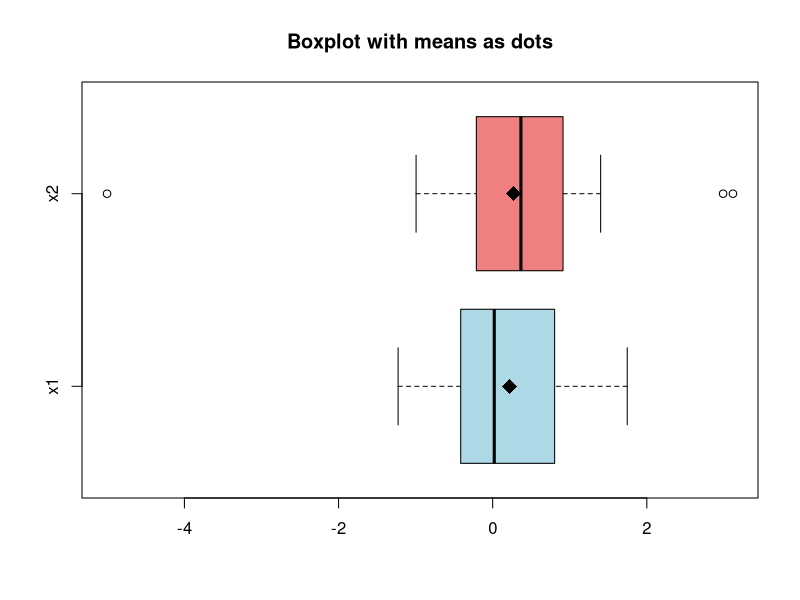
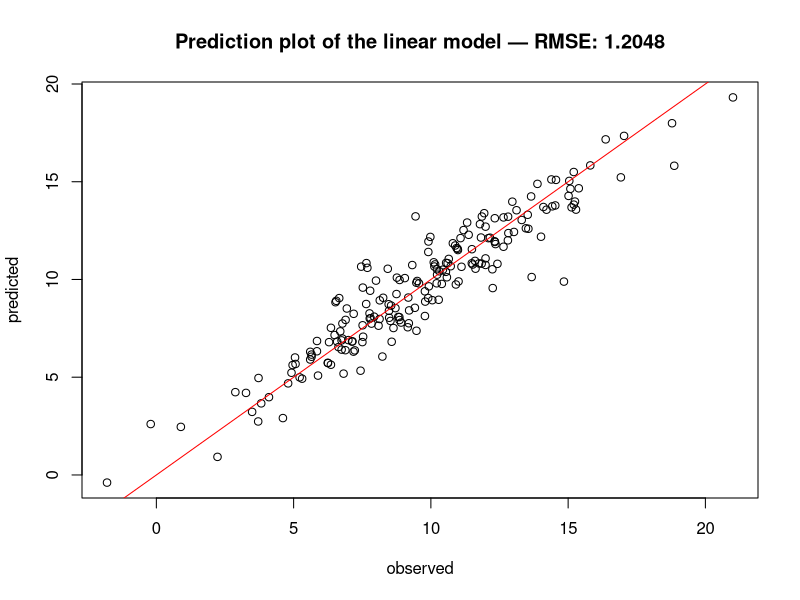

The R source for these figures, in order:
## ---- chunk 1
library("tidyverse")
library(knitr)

# Custom print function
print_ <- function(...) print(paste(...))

set.seed(11721138)
## ---- chunk 2
x1 <- c(-0.673, -0.584, 0.572, -0.341, -0.218, 0.603, -0.415, -0.013, 0.763, 0.804, 0.054, 1.746, -0.472, 1.638, -0.578, 0.947, -0.329, -0.188, 0.794, 0.894, -1.227, 1.059)
x2 <- c(0.913, -0.639, 2.99, -5.004, 3.118, 0.1, 1.128, 0.579, 0.32, -0.488, -0.994, -0.212, 0.413, 1.401, 0.007, 0.568, -0.005, 0.696)

data.frame(
  Sample=c("x1", "x2"), 
  Mean = c(mean(x1), mean(x2))
) %>% kable()

## ---- chunk 3

# Means
mean_x1 <- mean(x1)
mean_x2 <- mean(x2)

boxplot(x1, x2, 
        horizontal = TRUE, 
        names = c("x1", "x2"),
        main = "Boxplot with means as dots",
        col = c("lightblue", "lightcoral")
        )

points(mean_x1, 1, cex=2 , pch = 18)
points(mean_x2, 2 , cex=2, pch = 18)


## ---- chunk 4

bootstrap.t.indep <- function(data.1, data.2, m=10000, ...) {
  # compute the original test-statistic
  original.t <- t.test(x1, x2)$statistic
  # generate bootstrap samples
  bs.samples.1 <- lapply(1:m, function(x) sample(data.1, replace = TRUE))
  bs.samples.2 <- lapply(1:m, function(x) sample(data.2, replace = TRUE))
  # compute the estimated parameters of the samples
  bs.ts <- sapply(1:m, function(i) t.test(bs.samples.1[[i]], bs.samples.2[[i]])$statistic)
  # we now have a student's t distribution
  # we can extract the p-value from it
  p.value = mean(abs(bs.ts) >= abs(original.t))
  # also get the confidence intervals, i.e. the quantiles of the t-stats
  ci.95 <- quantile(bs.ts, c(0.05, 0.95))
  ci.99 <- quantile(bs.ts, c(0.01, 0.99))
  # return whatever was created here
  list(p.value = p.value, ci.95 = ci.95, ci.99 = ci.99)
}

bootstrap.t.indep(x1, x2, m=30)
## ---- chunk 5
bootstrap.t.centered <- function(data.1, data.2, m=10000) {
  # compute the mean of the combined samples
  mean.center <- mean(c(data.1, data.2))
  print("Centering the means by" %>% paste(-mean.center %>% round(3)))
  # center the 2 samples
  data.1 <- data.1 - mean.center
  data.2 <- data.2 - mean.center
  # apply the independent bootstrap esimation
  bootstrap.t.indep(data.1, data.2, m=m)

  }

bootstrap.t.centered(x1, x2, m=30)

## ---- chunk 6

results.bootstrap.t.indep <- bootstrap.t.indep(x1, x2)
results.bootstrap.t.centered <- bootstrap.t.centered(x1, x2)

res <- data.frame(
  Independed.Bootstrap.Sampling=c(
    results.bootstrap.t.indep$ci.95 %>% round(4) %>% paste(collapse = " - "), 
    results.bootstrap.t.indep$ci.99 %>% round(4) %>% paste(collapse = " - "),
    results.bootstrap.t.indep$p.value
  ),
  Mean.Centered.Bootstrap.Sampling=c(
    results.bootstrap.t.centered$ci.95 %>% round(4) %>% paste(collapse = " - "), 
    results.bootstrap.t.centered$ci.99 %>% round(4) %>% paste(collapse = " - "),
    results.bootstrap.t.centered$p.value
  )
) 

rownames(res) <- c("95% Conf.Level", "99% Conf.Level", "p-Value")
res %>% 
  kable(caption="Comparison of Bootstrap Sampling methods on t-tests")
  
  
  

## ---- chunk 7
permutation_test <- function(data.1, data.2, m=4){
  # get the t statistic of the original samples
  t.original <- t.test(data.1, data.2)$statistic
  # combine the datasets
  data.combined <- c(data.1, data.2)
  # create bootstrap samples from the combined data
  t.bs <- sapply(1:m, function(x) {
    # create a permutation of the combined dataset
    permutation_idx <- sample(1:length(data.combined), size = length(data.1), replace = FALSE)
    # get 2 samples at the sizes of the original samples
    permutation.1 <- data.combined[permutation_idx]
    permutation.2 <- data.combined[-permutation_idx]
    # perform a t test and return the t statistic
    t.test(permutation.1, permutation.2)$statistic
  })
  
  # calculate the p value
  p.value <- mean(abs(t.bs) >= abs(t.original))
  # also get the confidence intervals, i.e. the quantiles of the t-stats
  ci.95 <- quantile(t.bs, c(0.05, 0.95))
  ci.99 <- quantile(t.bs, c(0.01, 0.99))
  # return whatever was created here
  list(p.value = p.value, ci.95 = ci.95, ci.99 = ci.99)
  
}



results.permutation_test <- permutation_test(x1, x2, m=10000)

res <- data.frame(
  "Independed Bootstrap Sampling"=c(
    results.permutation_test$ci.95 %>% round(4) %>% paste(collapse = " - "), 
    results.permutation_test$ci.99 %>% round(4) %>% paste(collapse = " - "),
    results.permutation_test$p.value
  )
) 

rownames(res) <- c("95% Conf.Level", "99% Conf.Level", "p-Value")
res %>% 
  kable(caption="Permutation Sampling method on t-tests")
  
  
## ---- chunk 8
t.test(x1, x2)
wilcox.test(x1, x2)
## ---- chunk 9
n <- 200

# define function to sample the used variables from their distributions
x1 <- rnorm(n, mean = 2, sd = sqrt(3)) 
x2 <- runif(n, 2, 4)                   
x3 <- runif(n, -2, 2)                  
e <- rt(n, df = 5)                     

# define the function y
# Model: y = 3 + 2*x1 + x2 + e
y <- 3 + 2 * x1 + x2 + e               

# Generate a sample of size n
data <- data.frame(y = y, x1 = x1, x2 = x2, x3 = x3)

data %>% head()


## ---- chunk 10
# custom rmse function
get_rmse <- function(model, r=4) sqrt(mean(model$residuals^2)) %>% round(r)

# fitting the linear model
lin <- lm(y ~ x1 + x2 + x3, data=data)
lin %>% summary()

yhat <- predict(lin, data %>% select(-y))
plot(
  data$y,
  yhat,
  main="Prediction plot of the linear model — RMSE:" %>% paste(., get_rmse(lin)), 
  ylab="predicted", xlab="observed"
)
abline(coef = c(0,1), col="red")
## ---- chunk 11
# get the residuals
residuals <- lin$residuals
# create the bootstrap sample

residual.bootstrap.coeffs <- function(data, yhat, residuals, m=1000){
    # generate new residuals via bootstrapping, m times
    residuals.resampled <- sapply(1:m, function(j) sample(residuals, replace = TRUE))
    # we now get a matrix (n, m), where n is the size of the original sample
    # and m is the number of bootstraps were doing, e.g. 1000
    # create new predictions by adding the sampled residuals to the yhat
    # do this by adding the columns of residuals.resampled to the yhat
    yhat.bootstrapped <- apply(residuals.resampled, 2, function(rs) rs + yhat)
    # now we have another (n, m) matrix
    # fit a new model to each of the bootstrapped predictions, 
    # without using e (epsilon)
    new.models <- lapply(1:m, function(j) lm(yhat.bootstrapped[,j] ~ x1 + x2 + x3, data=data))
    # we now have m different model objects and now we extract their coefficients
    # return the coefficients of the bootstrapped model
    coeffs <- lapply(new.models, coef) %>% 
      do.call(rbind, .)
    # we now have a matrix of size (m, 4), where the 4 are the coefficients incl intercept
    coeffs
    # now extract the quantiles for each of the 4 coefficients
    apply(coeffs, 2, function(b) quantile(b, probs=c(0.05, 0.95)))
    

}

residual.bootstrap.coeffs(data, yhat, residuals)

## ---- chunk 12

# create the bootstrap sample
pairs.bootstrap.coeffs <- function(data, m=1000){
    bootstrap.samples <- lapply(1:m, function(j) data[sample(1:nrow(data), replace = TRUE),])
    # print(bootstrap.samples %>% length())
    # print(bootstrap.samples[[2]])
    # we now got m different resampled dataframes
    # now refit new models with them
    new.models <- lapply(bootstrap.samples, function(d) lm(y ~ x1 + x2 + x3, data=d))
    # we now have m models
    # now extract their coefficients and turn them into a matrix
    coeffs <- lapply(new.models, coef) %>% 
      do.call(rbind, .)
    # now extract the quantiles for each of the 4 coefficients
    apply(coeffs, 2, function(b) quantile(b, probs=c(0.05, 0.95)))
    

}

pairs.bootstrap.coeffs(data)

